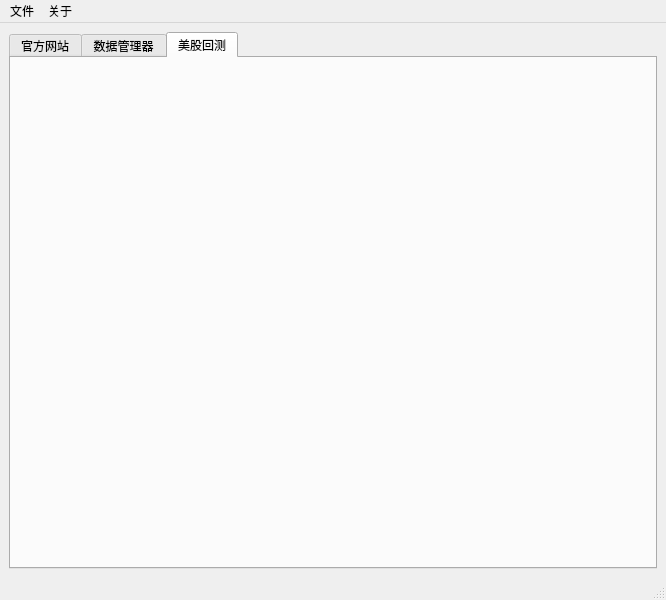
<?xml version="1.0" encoding="UTF-8"?>
<ui version="4.0">
 <class>MainWindow</class>
 <widget class="QMainWindow" name="MainWindow">
  <property name="geometry">
   <rect>
    <x>0</x>
    <y>0</y>
    <width>666</width>
    <height>600</height>
   </rect>
  </property>
  <property name="windowTitle">
   <string>ailabx智能量化平台</string>
  </property>
  <widget class="QWidget" name="centralwidget">
   <property name="sizePolicy">
    <sizepolicy hsizetype="Preferred" vsizetype="Preferred">
     <horstretch>0</horstretch>
     <verstretch>0</verstretch>
    </sizepolicy>
   </property>
   <layout class="QVBoxLayout" name="verticalLayout">
    <item>
     <widget class="QTabWidget" name="tabWidget_2">
      <property name="currentIndex">
       <number>2</number>
      </property>
      <widget class="QWidget" name="tab_webview">
       <attribute name="title">
        <string>官方网站</string>
       </attribute>
       <layout class="QHBoxLayout" name="horizontalLayout_3">
        <item>
         <layout class="QVBoxLayout" name="webview_layout"/>
        </item>
       </layout>
      </widget>
      <widget class="QWidget" name="tab_3">
       <attribute name="title">
        <string>数据管理器</string>
       </attribute>
       <layout class="QHBoxLayout" name="horizontalLayout">
        <item>
         <widget class="QTreeWidget" name="treeWidget">
          <property name="maximumSize">
           <size>
            <width>200</width>
            <height>16777215</height>
           </size>
          </property>
          <column>
           <property name="text">
            <string>市场</string>
           </property>
          </column>
          <item>
           <property name="text">
            <string>A股</string>
           </property>
           <item>
            <property name="text">
             <string>申万分类</string>
            </property>
           </item>
          </item>
          <item>
           <property name="text">
            <string>美股</string>
           </property>
          </item>
          <item>
           <property name="text">
            <string>港股</string>
           </property>
          </item>
          <item>
           <property name="text">
            <string>虚拟货币</string>
           </property>
          </item>
         </widget>
        </item>
        <item>
         <widget class="QWidget" name="widget" native="true"/>
        </item>
       </layout>
      </widget>
      <widget class="QWidget" name="tab_4">
       <attribute name="title">
        <string>美股回测</string>
       </attribute>
       <layout class="QVBoxLayout" name="verticalLayout_2">
        <item>
         <widget class="QWidget" name="widget_2" native="true">
          <layout class="QHBoxLayout" name="horizontalLayout_2">
           <item>
            <layout class="QVBoxLayout" name="vl_top_left" stretch=""/>
           </item>
           <item>
            <layout class="QVBoxLayout" name="vl_top_right"/>
           </item>
          </layout>
         </widget>
        </item>
        <item>
         <layout class="QVBoxLayout" name="vl_results"/>
        </item>
       </layout>
      </widget>
     </widget>
    </item>
   </layout>
  </widget>
  <widget class="QMenuBar" name="menubar">
   <property name="geometry">
    <rect>
     <x>0</x>
     <y>0</y>
     <width>666</width>
     <height>23</height>
    </rect>
   </property>
   <widget class="QMenu" name="menu">
    <property name="title">
     <string>文件</string>
    </property>
    <addaction name="actionexit"/>
   </widget>
   <widget class="QMenu" name="menu_2">
    <property name="title">
     <string>关于</string>
    </property>
    <addaction name="actionauthor"/>
   </widget>
   <addaction name="menu"/>
   <addaction name="menu_2"/>
  </widget>
  <widget class="QStatusBar" name="statusbar"/>
  <action name="actionauthor">
   <property name="text">
    <string>关于作者(&amp;A)</string>
   </property>
  </action>
  <action name="actionexit">
   <property name="text">
    <string>退出(&amp;Q)</string>
   </property>
  </action>
 </widget>
 <resources/>
 <connections/>
</ui>
